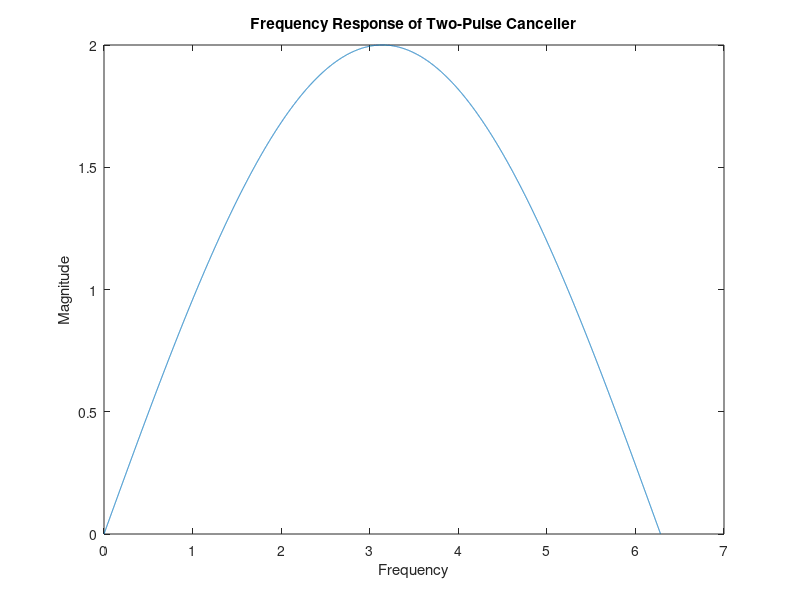
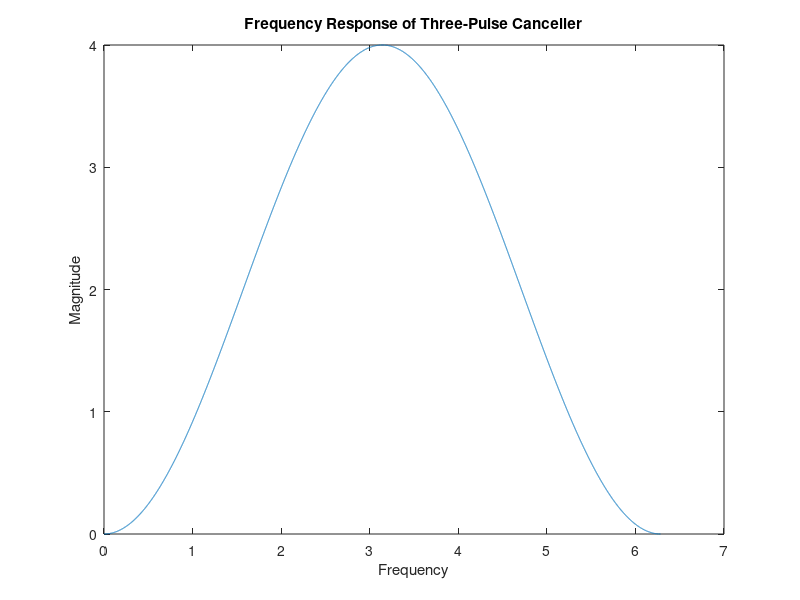

The MATLAB source for these figures, in order:
num_samples = 10000;
% impulse responses
h_2_pulse = [1, -1];
h_3_pulse = [1, -2, 1];
% frequency responses
w = linspace(0,2*pi,num_samples);
H_2_pulse = fft(h_2_pulse, num_samples);
H_3_pulse = fft(h_3_pulse, num_samples);
% plot
figure;
plot(w, abs(H_2_pulse))
xlabel('Frequency')
ylabel('Magnitude')
title('Frequency Response of Two-Pulse Canceller')

figure;
plot(w, abs(H_3_pulse))
xlabel('Frequency')
ylabel('Magnitude')
title('Frequency Response of Three-Pulse Canceller')
